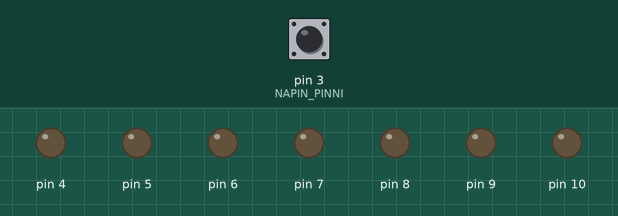
Recording of a sketch running on a simulated Arduino Uno, built with avr-gcc and run on an emulated ATmega328P. On the bench: output pins drawn as LEDs (lit = HIGH). Dashed ring = blinking. Inputs (shaded band) come from the test bench; at power-on: pin 3 (NAPIN_PINNI) HIGH. Random numbers use the default seed unless the sketch sets one.

Above: at 1.2 s.
1.3 s: pin 3 (NAPIN_PINNI) pulled LOW for 0.15 s
At 2.7 s:
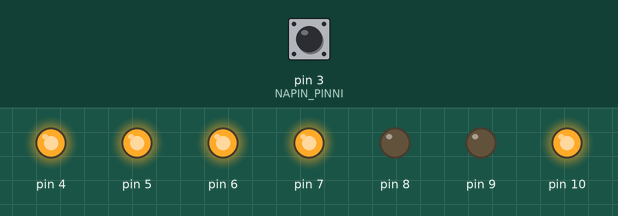
4.3 s: pin 3 (NAPIN_PINNI) pulled LOW for 0.15 s
At 6.2 s:
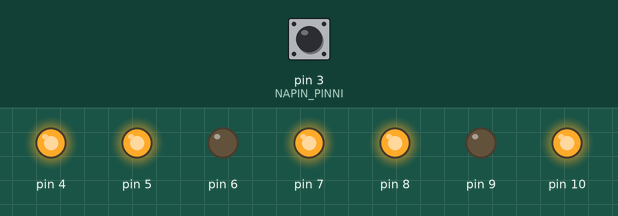
7.3 s: pin 3 (NAPIN_PINNI) pulled LOW for 1 s
At 8.9 s:
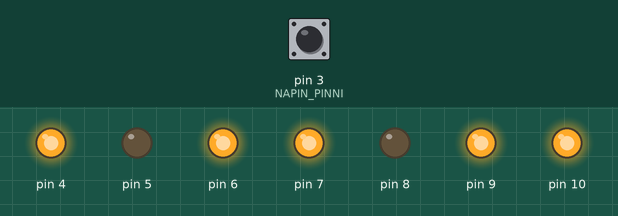
10.3 s: pin 3 (NAPIN_PINNI) pulled LOW for 0.15 s
At 11.9 s:
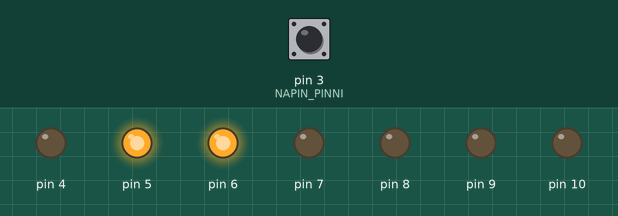
13.3 s: pin 3 (NAPIN_PINNI) pulled LOW for 3.2 s
At 13.51 s:
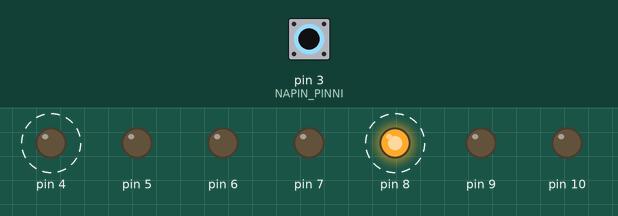
18.0 s: pin 3 (NAPIN_PINNI) pulled LOW for 0.15 s
At 19.0 s:
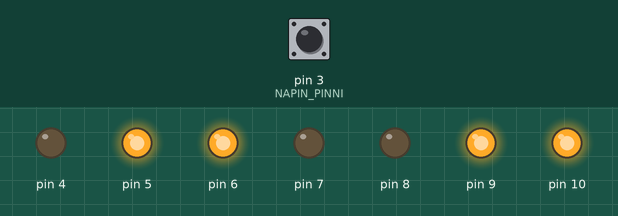
Timing chart, 0 to 21.0 s (numbered marks = the images above; inputs shaded):
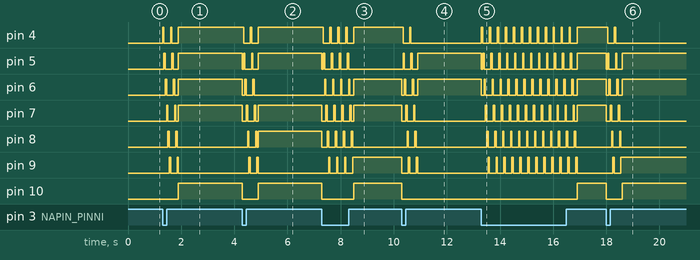

The sketch:

noppa.ino
```cpp
#define NOPAN_SUURIN_LUKU 6 // Nopassa on numerot 1-6
#define NAPIN_PINNI 3
#define EFEKTIN_KIERROSTEN_LKM 2
#define EFEKTIN_NOPEUS 50 // Millisekuntia

// Määritellään logiikat joilla ohjataan 7-segmenttinäyttöä näyttämään nopan numerot 1-6
// PORTD neljänneksi vähiten merkitsevän bitin arvo on 1, koska se ohjaa napin pinniä 3
byte segmentit[6][2] = {
  {0x0,  0x68}, // Numero 1 (0x0  = B00000000, 0x68 = B01101000)
  {0x5,  0xB8}, // Numero 2 (0x5  = B00000101, 0xB8 = B10111000)
  {0x4,  0xF8}, // Numero 3 (0x4  = B00000100, 0xF8 = B11111000)
  {0x6,  0x68}, // Numero 4 (0x6  = B00000110, 0x68 = B01101000)
  {0x6,  0xD8}, // Numero 5 (0x6  = B00000110, 0xD8 = B11011000)
  {0x17, 0xD8}  // Numero 6 (0x17 = B00010111, 0xD8 = B11011000)
};

// Palauttaa boolean arvon (true tai false) sen mukaan onko pinniin 3 kytketty painonappi alhaalla vai ylhäällä. Funktio ei ota vastaa parametreja.
boolean nappiOnPainettu(void) {
    // Palautetaan invertoitu arvo, koska käytetään pinModea INPUT_PULLUP
    return !digitalRead(NAPIN_PINNI);
}

// Palauttaa kokonaisluku satunnaisluvun (random integer) väliltä 1 - 6. Funktio ei ota vastaa parametreja.
int satunnaisluku(void) {
    return random(NOPAN_SUURIN_LUKU);
}

// Kirjoittaa annetun integer luvun mukaisen luvun 7-segmenttinäytölle, joka on kytketty Arduinon pinneihin 4-10
void kirjoitaLukuSevenSegmentille(int luku) {
    PORTB = segmentit[luku][0]; // PORTB = 8-10
    PORTD = segmentit[luku][1]; // PORTD = 4-7
}

// Sammuta kaikki segmentin ledit, eli muuttaa kaikki bitit arvoon 0. Funktio ei ota vastaa parametreja.
void sammuta(void) {
    PORTD,
    PORTB = 0x0; // 0x0 = B00000000
}

// Kiertoefekti, joka sytyttää vuoron perään segmentit a,b,c,d,e,f, eli muuttaa ne bitit arvoon 1, jotka ohjaavat pinnejä 4,5,6,7,8,9
// Funktiolle annetaan seuraavat parametrit: efektin kierrosten lukumäärä ja toistonopeus
void efekti(int kierrokset, int nopeus) {
    int laskuri = 0;
    // Pyöritään while -loopissa niin kauan, kuin toistolauseke (laskuri < kierrokset) on tosi
    while (laskuri < kierrokset) {
        // Kutsutaan sammuta -funktio
        sammuta();
        for (int i = 0; i < 6; i++) {
            // Siirretään bittiä jonka arvo on 1 joka kierroksella yhden kerran vasemmalle
            PORTD = 0x10 << i; // 0x10 = B00010000
            // Jos for -loopin kierros on > 3
            if (i > 3) {
                // Siirretään bittiä jonka arvo on 1 joka kierroksella yhden kerran vasemmalle
                PORTB = 0x1 << i - 4; // 0x1 = B00000001
            }
            // Viive ennen koodin suorittamisen jatkamista
            delay(nopeus);
            // Kutsutaan sammuta -funktio
            sammuta();
        }
        // Lisätään joka while -loopin kierroksella laskurin arvoa yhdellä
        laskuri++;
    }
}

// Arduinon oma setup -funktio, jossa määritellään arduinon asetukset. Funktio ei ota vastaa parametreja.
void setup(void) {
    // Asetetaan pinni johon nappi on kytketty INPUT_PULLUP tilaan
    // INPUT_PULLUP invertoi input tilan toiminnan
    // https://www.arduino.cc/en/Tutorial/DigitalPins -> Properties of Pins Configured as INPUT_PULLUP
    pinMode(NAPIN_PINNI, INPUT_PULLUP);
    // Tässä määritellään, että numeroiden arpominen alkaa joka kerta satunnaisesta numerosta
    // Arvonnan alkuarvo saadaan analogisesta pinnistä 0, jonka arvo kelluu, joten sen arvo ei ole koskaan sama
    randomSeed(analogRead(0));
    // 7-segmenttinäyttö on kytketty pinneihin 4-10, joten asetetaan ne output tilaan
    DDRB = 0x7; // Aseta PORTB pinnit 8-10 (0x7 = B00000111) output tilaan
    DDRD = 0xF0; // Aseta PORTD pinnit 4-7 (0xF0 = B11110000) output tilaan
}

// Arduinon oma loop -funktio, jossa suoritetaan ohjelmakoodia niin kauan kunnes virta katkaistaan. Funktio ei ota vastaa parametreja.
void loop(void) {
    // Jos nappiOnPainettu -funktio palauttaa boolean arvon TRUE, eli nappia on painettu, niin suoritetaan satunnaisluvun arvonta ja kirjoitetaan se 7-segmenttinäytölle
    // Arvottu numero säilyy näytöllä niin kauan, että nappia painetaan uudelleen
    if (nappiOnPainettu() == true) {
        // Määritellään kokonaislukumuuttuja (nopanLuku), johon tallennetaan satunnaisluku -funktion palauttama satunninen kokonaisluku
        int nopanLuku = satunnaisluku();
        // Kutsutaan efekti -funktio
        efekti(EFEKTIN_KIERROSTEN_LKM, EFEKTIN_NOPEUS);
        // Kutsutaan kirjoitaLukuSevenSegmentille -funktio ja syötetään sille parametriksi aiemmin arvottu satunnailuku
        kirjoitaLukuSevenSegmentille(nopanLuku);
    }
}
```

Measured:
- after the input at 1.3 s, pin 4: alternates HIGH for 0.05 s and LOW for 0.25 s, 5 changes in all, then stays HIGH, starting at once; pin 5: alternates HIGH for 0.05 s and LOW for 0.23 s, 5 changes in all, then stays HIGH, starting after 0.05 s
- after the input at 4.3 s, pin 4: alternates HIGH for 0.05 s and LOW for 0.25 s, 4 changes in all, then stays HIGH, starting after 0.05 s; pin 5: goes LOW 0.05 s, HIGH 0.05 s, LOW 0.25 s, HIGH 0.05 s, LOW 0.20 s, then HIGH, starting at once
- after the input at 7.3 s, pin 4: alternates HIGH for 0.05 s and LOW for 0.25 s, 8 changes in all, then stays HIGH, starting after 0.05 s; pin 5: HIGH → LOW at once, then repeats every 0.30 s: HIGH 0.05 s, LOW 0.25 s, until it stays LOW from 8.3 s
- after the input at 10.3 s, pin 4: HIGH → LOW after 0.05 s, → HIGH 0.25 s later, → LOW 0.05 s later; pin 5: alternates HIGH for 0.05 s and LOW for 0.23 s, 5 changes in all, then stays HIGH, starting after 0.05 s
- after the input at 13.3 s, pin 4: alternates HIGH for 0.05 s and LOW for 0.25 s, 25 changes in all, then stays HIGH, starting at once; pin 5: goes LOW 0.05 s, 11 × (HIGH 0.05 s, LOW 0.25 s), HIGH 0.05 s, LOW 0.20 s, then HIGH, starting at once
- after the input at 18.0 s, pin 4: HIGH → LOW after 0.05 s, → HIGH 0.25 s later, → LOW 0.05 s later; pin 5: goes LOW 0.05 s, HIGH 0.05 s, LOW 0.25 s, HIGH 0.05 s, LOW 0.20 s, then HIGH, starting at once
